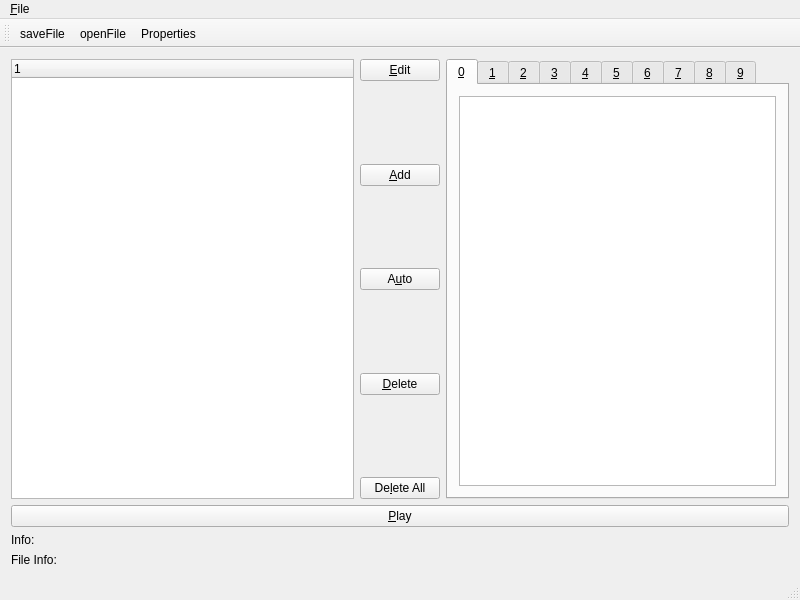
<?xml version="1.0" encoding="UTF-8"?>
<ui version="4.0">
 <class>KeyMainWindow</class>
 <widget class="QMainWindow" name="KeyMainWindow">
  <property name="geometry">
   <rect>
    <x>0</x>
    <y>0</y>
    <width>800</width>
    <height>600</height>
   </rect>
  </property>
  <property name="windowTitle">
   <string>MainWindow</string>
  </property>
  <property name="windowIcon">
   <iconset>
    <normaloff>../../Downloads/w256h2561350657674tone.png</normaloff>../../Downloads/w256h2561350657674tone.png</iconset>
  </property>
  <widget class="QWidget" name="centralwidget">
   <layout class="QGridLayout" name="gridLayout_2">
    <item row="0" column="0">
     <layout class="QVBoxLayout" name="verticalLayout_3">
      <item>
       <layout class="QHBoxLayout" name="horizontalLayout">
        <item>
         <widget class="QTreeWidget" name="fileTreeWidget">
          <column>
           <property name="text">
            <string notr="true">1</string>
           </property>
          </column>
         </widget>
        </item>
        <item>
         <layout class="QVBoxLayout" name="verticalLayout">
          <item>
           <widget class="QPushButton" name="editButton">
            <property name="text">
             <string>&amp;Edit</string>
            </property>
           </widget>
          </item>
          <item>
           <spacer name="verticalSpacer">
            <property name="orientation">
             <enum>Qt::Vertical</enum>
            </property>
            <property name="sizeHint" stdset="0">
             <size>
              <width>20</width>
              <height>40</height>
             </size>
            </property>
           </spacer>
          </item>
          <item>
           <widget class="QPushButton" name="addButton">
            <property name="text">
             <string>&amp;Add</string>
            </property>
           </widget>
          </item>
          <item>
           <spacer name="verticalSpacer_2">
            <property name="orientation">
             <enum>Qt::Vertical</enum>
            </property>
            <property name="sizeHint" stdset="0">
             <size>
              <width>20</width>
              <height>40</height>
             </size>
            </property>
           </spacer>
          </item>
          <item>
           <widget class="QPushButton" name="autoButton">
            <property name="text">
             <string>A&amp;uto</string>
            </property>
           </widget>
          </item>
          <item>
           <spacer name="verticalSpacer_4">
            <property name="orientation">
             <enum>Qt::Vertical</enum>
            </property>
            <property name="sizeHint" stdset="0">
             <size>
              <width>20</width>
              <height>40</height>
             </size>
            </property>
           </spacer>
          </item>
          <item>
           <widget class="QPushButton" name="deleteButton">
            <property name="text">
             <string>&amp;Delete</string>
            </property>
           </widget>
          </item>
          <item>
           <spacer name="verticalSpacer_3">
            <property name="orientation">
             <enum>Qt::Vertical</enum>
            </property>
            <property name="sizeHint" stdset="0">
             <size>
              <width>20</width>
              <height>40</height>
             </size>
            </property>
           </spacer>
          </item>
          <item>
           <widget class="QPushButton" name="deleteAllButton">
            <property name="text">
             <string>De&amp;lete All</string>
            </property>
           </widget>
          </item>
         </layout>
        </item>
        <item>
         <widget class="QTabWidget" name="tabWidget">
          <property name="currentIndex">
           <number>0</number>
          </property>
          <widget class="QWidget" name="tab_0">
           <attribute name="title">
            <string>&amp;0</string>
           </attribute>
           <layout class="QGridLayout" name="gridLayout">
            <item row="0" column="0">
             <widget class="QListWidget" name="keyListWidget_0"/>
            </item>
           </layout>
          </widget>
          <widget class="QWidget" name="tab_1">
           <attribute name="title">
            <string>&amp;1</string>
           </attribute>
           <layout class="QGridLayout" name="gridLayout_3">
            <item row="0" column="0">
             <widget class="QListWidget" name="keyListWidget_1"/>
            </item>
           </layout>
          </widget>
          <widget class="QWidget" name="tab_2">
           <attribute name="title">
            <string>&amp;2</string>
           </attribute>
           <layout class="QGridLayout" name="gridLayout_4">
            <item row="0" column="0">
             <widget class="QListWidget" name="keyListWidget_2"/>
            </item>
           </layout>
          </widget>
          <widget class="QWidget" name="tab_3">
           <attribute name="title">
            <string>&amp;3</string>
           </attribute>
           <layout class="QGridLayout" name="gridLayout_5">
            <item row="0" column="0">
             <widget class="QListWidget" name="keyListWidget_3"/>
            </item>
           </layout>
          </widget>
          <widget class="QWidget" name="tab_4">
           <attribute name="title">
            <string>&amp;4</string>
           </attribute>
           <layout class="QGridLayout" name="gridLayout_6">
            <item row="0" column="0">
             <widget class="QListWidget" name="keyListWidget_4"/>
            </item>
           </layout>
          </widget>
          <widget class="QWidget" name="tab_5">
           <attribute name="title">
            <string>&amp;5</string>
           </attribute>
           <layout class="QGridLayout" name="gridLayout_7">
            <item row="0" column="0">
             <widget class="QListWidget" name="keyListWidget_5"/>
            </item>
           </layout>
          </widget>
          <widget class="QWidget" name="tab_6">
           <attribute name="title">
            <string>&amp;6</string>
           </attribute>
           <layout class="QGridLayout" name="gridLayout_8">
            <item row="0" column="0">
             <widget class="QListWidget" name="keyListWidget_6"/>
            </item>
           </layout>
          </widget>
          <widget class="QWidget" name="tab_7">
           <attribute name="title">
            <string>&amp;7</string>
           </attribute>
           <layout class="QGridLayout" name="gridLayout_9">
            <item row="0" column="0">
             <widget class="QListWidget" name="keyListWidget_7"/>
            </item>
           </layout>
          </widget>
          <widget class="QWidget" name="tab_8">
           <attribute name="title">
            <string>&amp;8</string>
           </attribute>
           <layout class="QGridLayout" name="gridLayout_10">
            <item row="0" column="0">
             <widget class="QListWidget" name="keyListWidget_8"/>
            </item>
           </layout>
          </widget>
          <widget class="QWidget" name="tab_9">
           <attribute name="title">
            <string>&amp;9</string>
           </attribute>
           <layout class="QGridLayout" name="gridLayout_11">
            <item row="0" column="0">
             <widget class="QListWidget" name="keyListWidget_9"/>
            </item>
           </layout>
          </widget>
         </widget>
        </item>
       </layout>
      </item>
      <item>
       <layout class="QVBoxLayout" name="verticalLayout_2">
        <item>
         <widget class="QPushButton" name="playButton">
          <property name="text">
           <string>&amp;Play</string>
          </property>
         </widget>
        </item>
        <item>
         <widget class="QLabel" name="infoLabel">
          <property name="text">
           <string>Info:</string>
          </property>
         </widget>
        </item>
        <item>
         <widget class="QLabel" name="fileLabel">
          <property name="text">
           <string>File Info:</string>
          </property>
         </widget>
        </item>
       </layout>
      </item>
     </layout>
    </item>
   </layout>
  </widget>
  <widget class="QMenuBar" name="menubar">
   <property name="geometry">
    <rect>
     <x>0</x>
     <y>0</y>
     <width>800</width>
     <height>25</height>
    </rect>
   </property>
   <widget class="QMenu" name="menuFile">
    <property name="title">
     <string>&amp;File</string>
    </property>
    <addaction name="actionSaveFileMenu"/>
    <addaction name="actionOpenFileMenu"/>
   </widget>
   <addaction name="menuFile"/>
  </widget>
  <widget class="QStatusBar" name="statusbar"/>
  <widget class="QToolBar" name="toolBar">
   <property name="windowTitle">
    <string>toolBar</string>
   </property>
   <attribute name="toolBarArea">
    <enum>TopToolBarArea</enum>
   </attribute>
   <attribute name="toolBarBreak">
    <bool>false</bool>
   </attribute>
   <addaction name="actionSaveFile"/>
   <addaction name="actionOpenFile"/>
   <addaction name="actionProperties"/>
  </widget>
  <action name="actionSaveFile">
   <property name="text">
    <string>saveFile</string>
   </property>
   <property name="toolTip">
    <string>Saving current keys list as a file on disk</string>
   </property>
   <property name="shortcut">
    <string>Ctrl+S</string>
   </property>
  </action>
  <action name="actionOpenFile">
   <property name="text">
    <string>openFile</string>
   </property>
   <property name="toolTip">
    <string>Opening saved key list from disk</string>
   </property>
   <property name="shortcut">
    <string>Ctrl+O</string>
   </property>
  </action>
  <action name="actionSaveFileMenu">
   <property name="text">
    <string>&amp;Save</string>
   </property>
  </action>
  <action name="actionOpenFileMenu">
   <property name="text">
    <string>&amp;Open</string>
   </property>
  </action>
  <action name="actionProperties">
   <property name="text">
    <string>&amp;Properties</string>
   </property>
   <property name="toolTip">
    <string>properties of all application</string>
   </property>
   <property name="shortcut">
    <string>Alt+P</string>
   </property>
  </action>
 </widget>
 <layoutdefault spacing="6" margin="11"/>
 <resources/>
 <connections/>
</ui>
